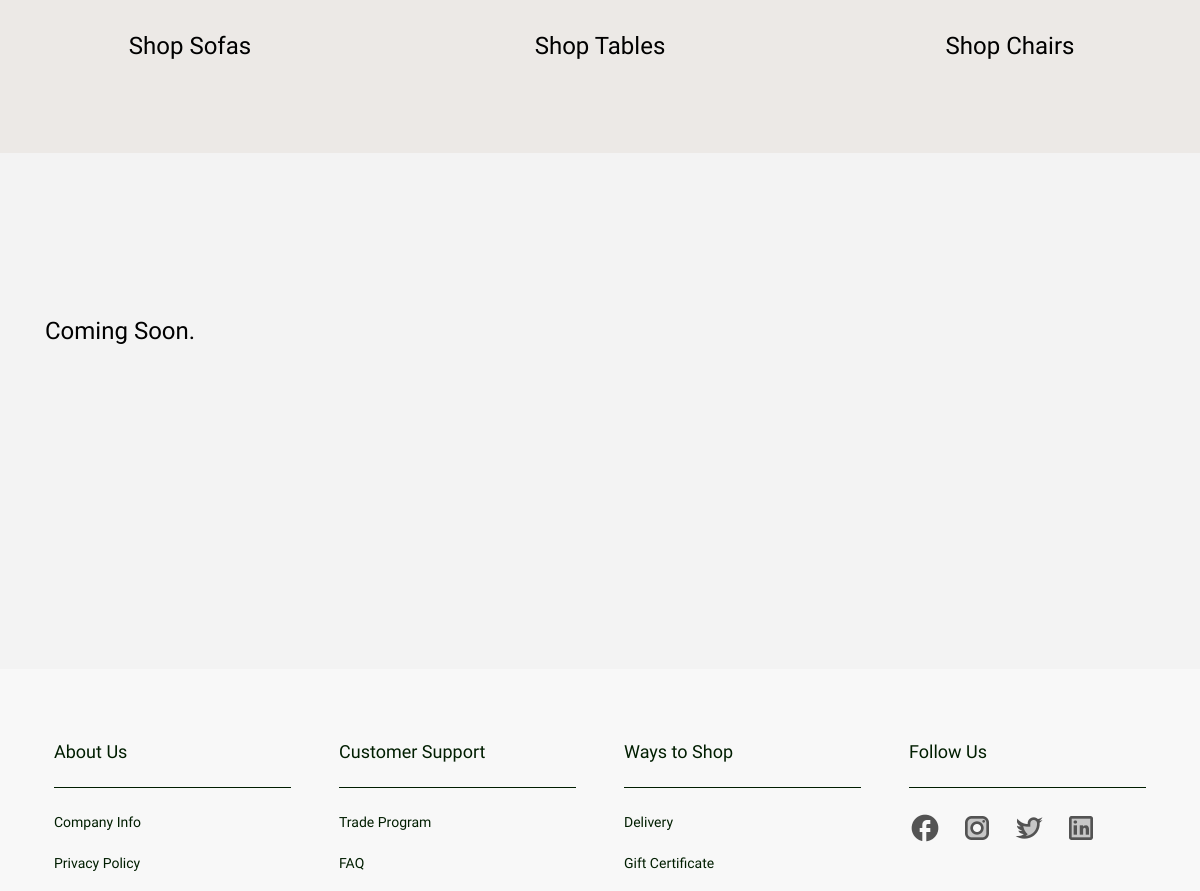
The page /product/category/Living/ (middle part) on the database as committed earlier.
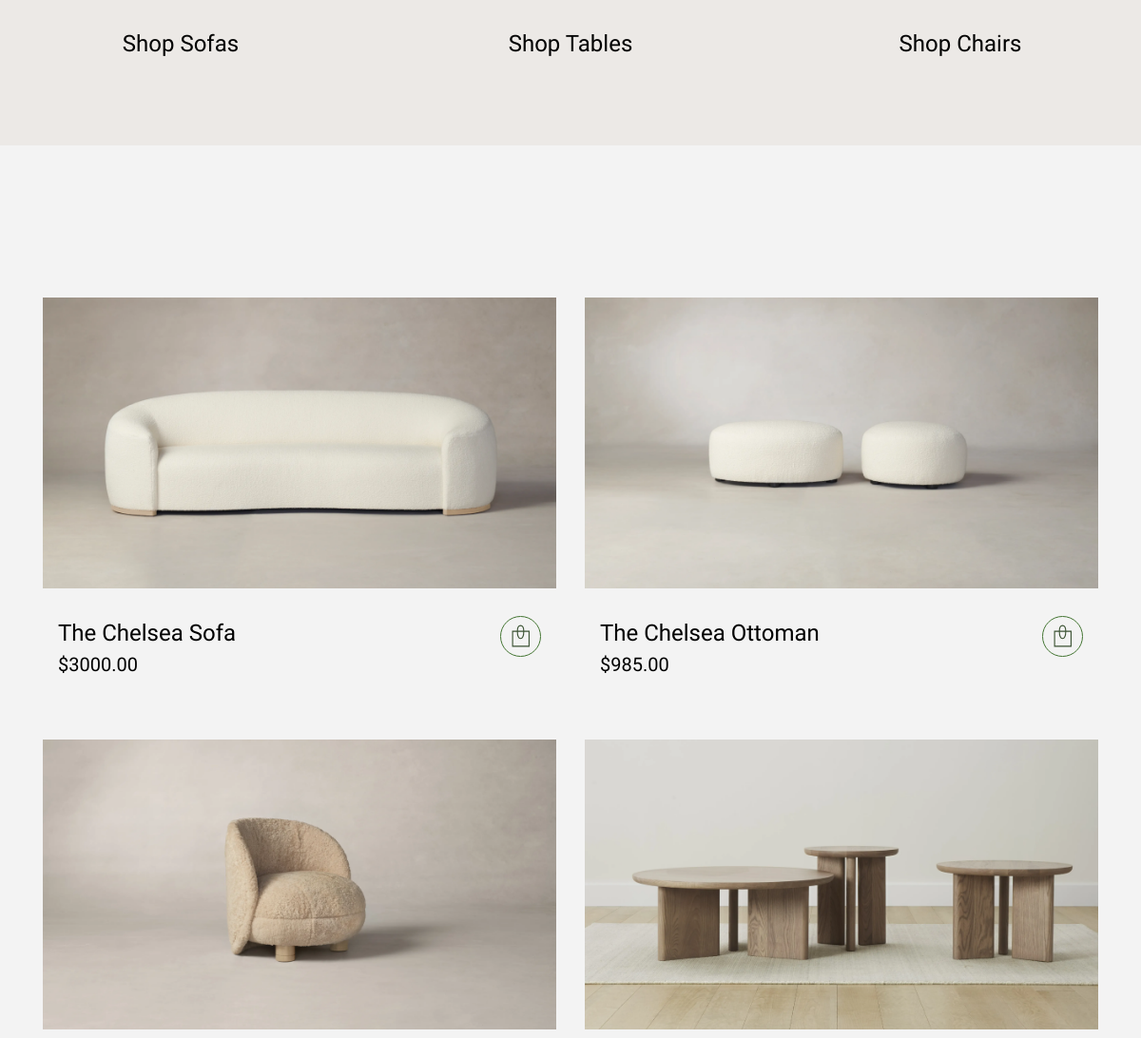
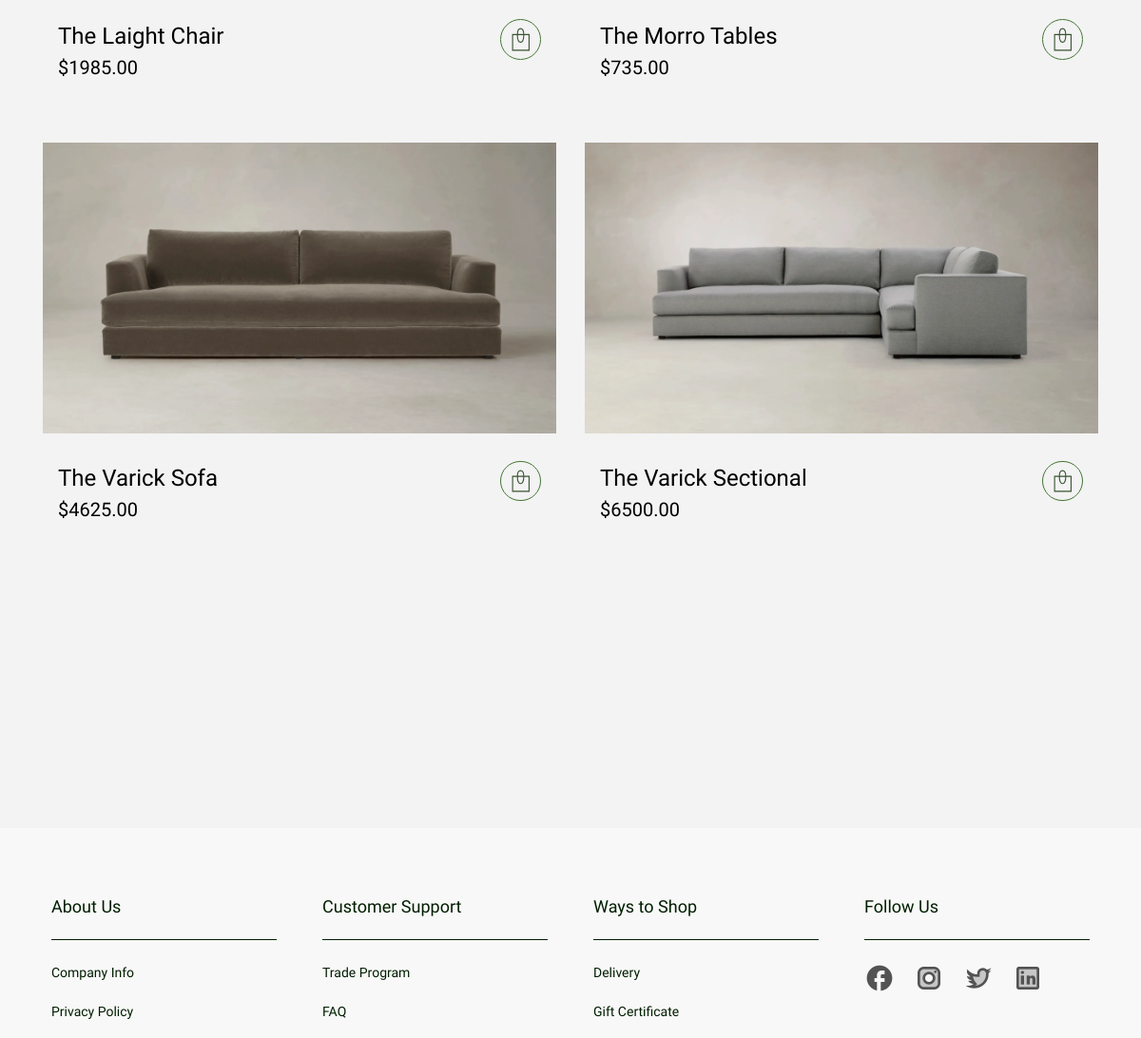
The same page on the database as committed later (2 pictures, top to bottom).
### web/models.py (models this page shows, shortened)
class Product(models.Model):
    title = models.CharField(max_length=255, default="")
    price = models.DecimalField(default=0, decimal_places=2, max_digits=7)
    width = models.DecimalField(default=0, decimal_places=2, max_digits=7)
    depth = models.DecimalField(default=0, decimal_places=2, max_digits=7)
    height = models.DecimalField(default=0, decimal_places=2, max_digits=7)
    description = models.TextField(default="")
    fabric = models.CharField(max_length=255, blank=True, default="")
    finish = models.CharField(max_length=255, blank=True, default="")
    slug = models.SlugField(blank=True, default="")
    category = models.ForeignKey(Category, null=True, on_delete=models.PROTECT)
    sub_category = models.ForeignKey(SubCategory, null=True, on_delete=models.PROTECT)
    image = models.ImageField(default="", blank=True, upload_to="images")
    image1 = models.ImageField(default="", blank=True, upload_to="images")
    image2 = models.ImageField(default="", blank=True, upload_to="images")
    image3 = models.ImageField(default="", blank=True, upload_to="images")
    image4 = models.ImageField(default="", blank=True, upload_to="images")
    shipping_time = models.CharField(max_length=255, blank=True, default="")
    shipping_price = models.CharField(max_length=255, blank=True, default="")

### web/views.py (the view)
# urls.py: path('product/category/<str:category_name>/', webviews.product),
def product(request, category_name, subcategory_name=None):
    try:
        category = Category.objects.get(title=category_name)
    except Category.DoesNotExist:
        category = None
    try:
        subcategory = SubCategory.objects.get(
            category=category, title=subcategory_name)
    except SubCategory.DoesNotExist:
        subcategory = None
    if category and subcategory:
        product = Product.objects.filter(
            category=category, sub_category=subcategory)
    elif category:
        product = Product.objects.filter(category=category)
    else:
        product = []
    context = {
        'category': category_name,
        'subCategory': subcategory_name,
        'product': product,
    }
    return render(request, 'product.html', context)

### templates/product.html (shortened to what this page needs)
{% extends "base.html" %}
{% load static %}
{% block css %}
    <link rel="stylesheet" href="{% static "css/product.css" %}" type="text/css" />
{% endblock %}
{% block content %}
    <div class="collection-bg">
        <div class="container">
            <div class="category">
                {% if category == "Living" %}
                    <a href="/product/category/Living/Sofa/" class="category-item">
                        Shop Sofas
                    </a>
                    <a href="/product/category/Living/Table/" class="category-item">
                        Shop Tables
                    </a>
                    <a href="/product/category/Living/Chair/" class="category-item">
                        Shop Chairs
                    </a>
                {% endif %}
            </div>
        </div>
    </div>
    <div class="container product-wrapper">
        <div class="row">
            {% for item in product %}
                <div class="col-xs-12 col-md-6 mb-5">
                    <div class="category-item">
                        <a href="{% url 'detail' item.slug %}">
                            <img src="{{ item.image.url }}" width="100%" />
                        </a>
                        <div class="d-flex justify-content-between w-100 px-3">
                            <div>
                                <a href="{% url 'detail' item.slug %}" class="product-text">
                                    {{ item.title }}
                                </a>
                                <p class="product-price">
                                    ${{ item.price }}
                                </p>
                            </div>
                            <a href="#" class="button">
                                <img src="{% static 'images/shopping_cart.svg' %}" width="19px" />
                            </a>
                        </div>
                    </div>
                </div>
            {% empty %}
                <div class="col-12 mb-5">
                    <p class="empty">Coming Soon.</p>
                </div>
            {% endfor %}
        </div>
    </div>
{% endblock %}

### templates/base.html (shortened to what this page needs)
<!DOCTYPE html>
<html lang="en">
<head>
  {% load static %}
  <link href="{% static 'css/reset.css' %}" rel="stylesheet" type="text/css" />
  <link rel="stylesheet" href="https://cdn.jsdelivr.net/npm/bootstrap@4.6.2/dist/css/bootstrap.min.css"
>
  <link href="{% static 'css/base.css' %}" rel="stylesheet" type="text/css" />
  {% block css %}{% endblock %}
</head>
<body>
  <main role="main" class="fluid-container">
    <div id="content">
      {% block content %}{% endblock %}
    </div>
  </main>
  <footer class="footer-bg">
    <div class="container">
      <div class="row g-5">
        <div class="col-xs-12 col-md-6 col-lg-3 px-4 pb-4">
          <h4 class="footer-title">About Us</h4>
          <hr class="footer-line" />
          <a href="#" class="footer-link">Company Info</a>
          <a href="#" class="footer-link">Privacy Policy</a>
        </div>
        <div class="col-xs-12 col-md-6 col-lg-3 px-4 pb-4">
          <h4 class="footer-title">Customer Support</h4>
          <hr class="footer-line" />
          <a href="#" class="footer-link">Trade Program</a>
          <a href="#" class="footer-link">FAQ</a>
        </div>
        <div class="col-xs-12 col-md-6 col-lg-3 px-4 pb-4">
          <h4 class="footer-title">Ways to Shop</h4>
          <hr class="footer-line" />
          <a href="#" class="footer-link">Delivery</a>
          <a href="#" class="footer-link">Gift Certificate</a>
        </div>
        <div class="col-xs-12 col-md-6 col-lg-3 px-4 pb-4">
          <h4 class="footer-title">Follow Us</h4>
          <hr class="footer-line" />
          <a href="#" style="margin-right: 1rem;" class="footer-icon">
            <img src="{% static 'images/icon_Facebook.png' %}" width="32px" />
          </a>
          <a href="#" style="margin-right: 1rem;" class="footer-icon">
            <img src="{% static 'images/icon_Instagram.png' %}" width="32px" />
          </a>
          <a href="#" style="margin-right: 1rem;" class="footer-icon">
            <img src="{% static 'images/icon_Twitter.png' %}" width="32px" />
          </a>
          <a href="#" class="footer-icon">
            <img src="{% static 'images/icon_LinkedIn.png' %}" width="32px" />
          </a>
        </div>
      </div>
    </div>
  </footer>
</body>
</html>

### static/css/base.css (style rules this page uses)
.footer-bg { font-family: Mulish, serif; background-color: #F8F8F8; padding-top: 4.5rem; padding-bottom: 10rem; }
.footer-title { font-size: 1.125rem; color: #001E00; }
.footer-line { border-color: #001E00; margin-top: 1.5rem; margin-bottom: 1.5rem; }
.footer-link { display: block; font-size: 0.875rem; margin-bottom: 1.25rem; color: #001E00; }

### static/css/product.css (style rules this page uses)
body { background-color: #F3F3F3; }
.collection-bg { background-color: #ECE9E6; padding: 4.6rem 0 5.6rem; }
.category { display: flex; justify-content: space-between; }
.category-item { display: flex; flex-direction: column; align-items: center; gap: 1.8rem; font-size: 1.5rem; color: #000; font-family: Antic Didone, sans-serif; }
.product-text { font-size: 1.5rem; color: #000; text-decoration: none; }
.product-price { font-size: 1.25rem; }
.button { border: 1px solid #437532; border-radius: 50%; display: flex; justify-content: center; align-items: center; width: 2.68rem; height: 2.68rem; }
.product-wrapper { margin-top: 10rem; margin-bottom: 16rem; }

Rows that differ between the two databases and show on the page:
added Product: image (picture), title "The Chelsea Sofa", price "3000.00"
added Product: image (picture), title "The Chelsea Ottoman", price "985.00"
added Product: image (picture), title "The Laight Chair", price "1985.00"
added Product: image (picture), title "The Morro Tables", price "735.00"
added Product: image (picture), title "The Varick Sofa", price "4625.00"
added Product: image (picture), title "The Varick Sectional", price "6500.00"
Other text that changed with them:
text no longer shown: "Coming Soon."
